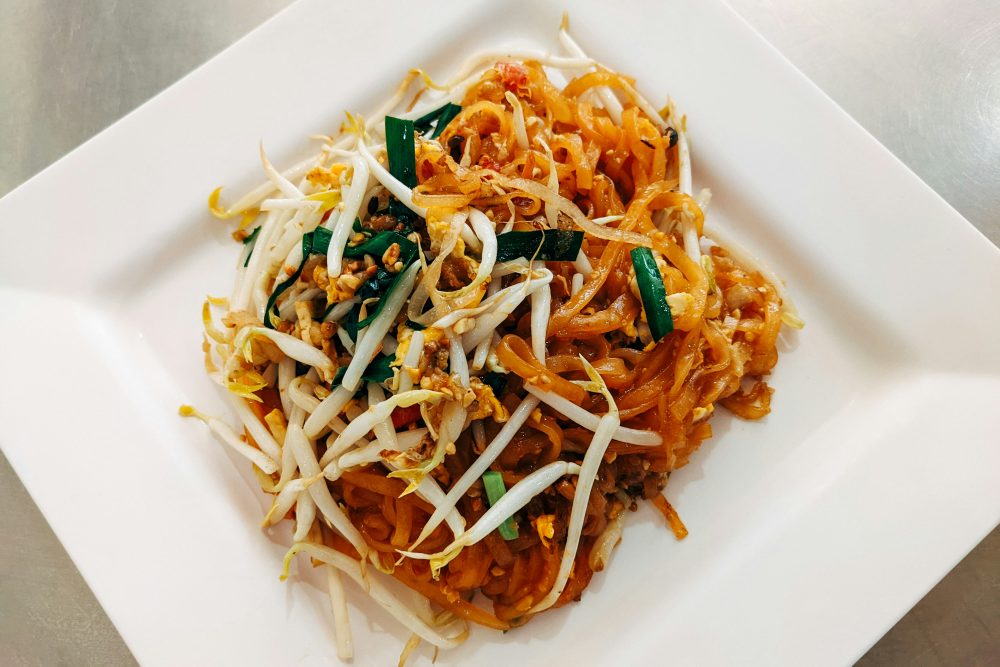
#> input picture pad thai.jpg, 3999 x 2666 px, given in place of 390-데코-가-지금.png, which was not available (shown at 1/4 size)
$ python '_판-여백전후-0901.py' ../.. ../../tteokguk.jpg ../../tteokguk.jpg
#> lines starting #> are read from the running program, lines starting #| are printed output that depends on the picture; pictures that were not available may be replaced by others from this repository, and a replacement may not be noted
#!/usr/bin/env python3
# 🗄 서랍 «여백» 전 ↔ 후를 나란히 붙인다 — 창업자가 폰에서 한눈에 보게.
#
# 📮 창업자 = 「아직도 여백이 너무 많아보여.」
#    ⛔ 숫자로 「42px 이 됐다」라고만 말하면 창업자는 그게 얼마나인지 모른다(2026-09-01 교훈).
#       그래서 «같은 화면 두 장»을 붙여서 보여준다.
#
# ⚠️ 두 장은 deviceScaleFactor 2 로 찍혀서 **그림 픽셀 = CSS 픽셀 × 2** 다.
#    빨간 선 자리를 잴 때 이걸 잊으면 두 배로 틀린다(2026-09-01 에 한 번 틀렸다).
#
# 쓰는 법 = python3 scripts/_판-여백전후-0901.py <전 폴더> <후 폴더> <낼 파일>
import sys
from PIL import Image, ImageDraw

전, 후, 낼 = sys.argv[1], sys.argv[2], sys.argv[3]
파일 = '390-데코-가-지금.png'

왼 = Image.open(f'{전}/{파일}').convert('RGB')
#> 왼 is the input picture: PIL image 3999x2666 RGB; mean R, G, B 194.6, 174.3, 149.5
오 = Image.open(f'{후}/{파일}').convert('RGB')
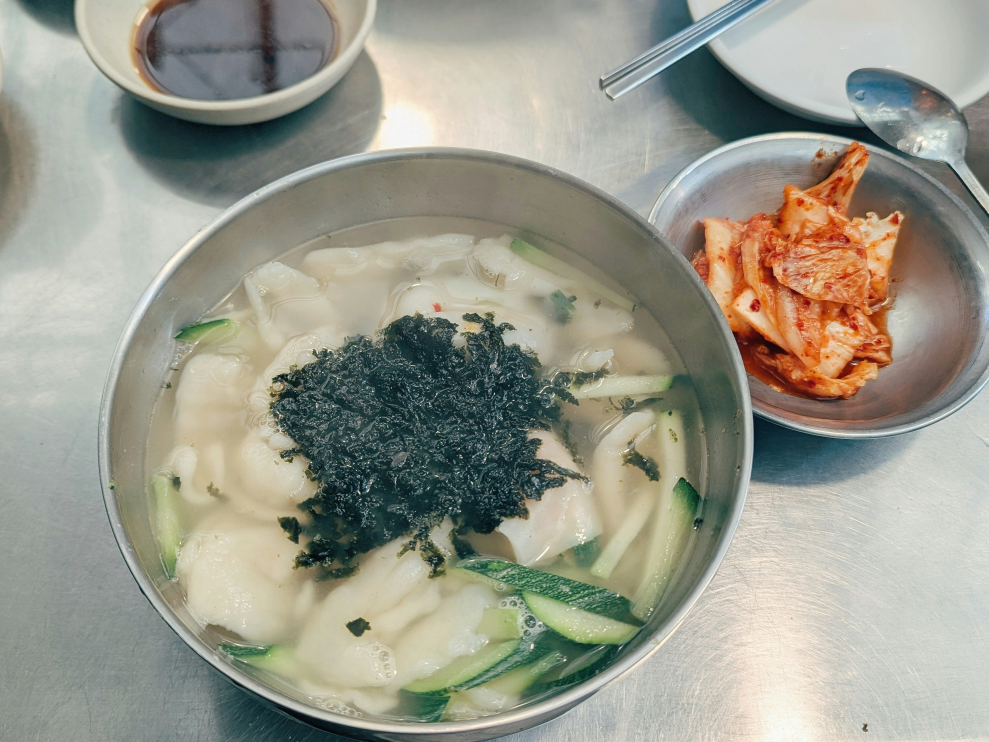
#> input picture tteokguk.jpg, 2966 x 2226 px, given in place of 390-데코-가-지금.png, which was not available (shown at 1/3 size)
#> 오 is the input picture: PIL image 2966x2226 RGB; mean R, G, B 153.7, 153.5, 140.1

띠 = 64          # 이름표 띠 높이(그림 픽셀)
틈 = 24
폭 = 왼.width + 틈 + 오.width
#> 폭 = 6989
높 = 띠 + max(왼.height, 오.height)
#> 높 = 2730

판 = Image.new('RGB', (폭, 높), (246, 244, 240))
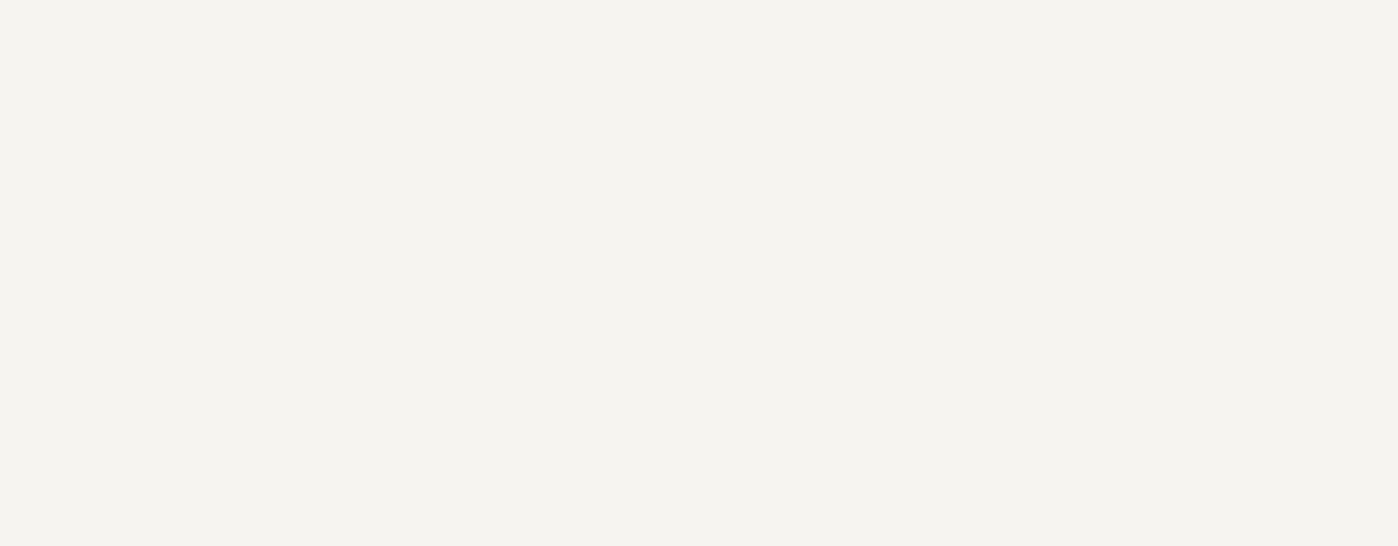
#> 판: PIL image 6989x2730 RGB (shown at 1/5 size); mean R, G, B 246, 244, 240
판.paste(왼, (0, 띠))
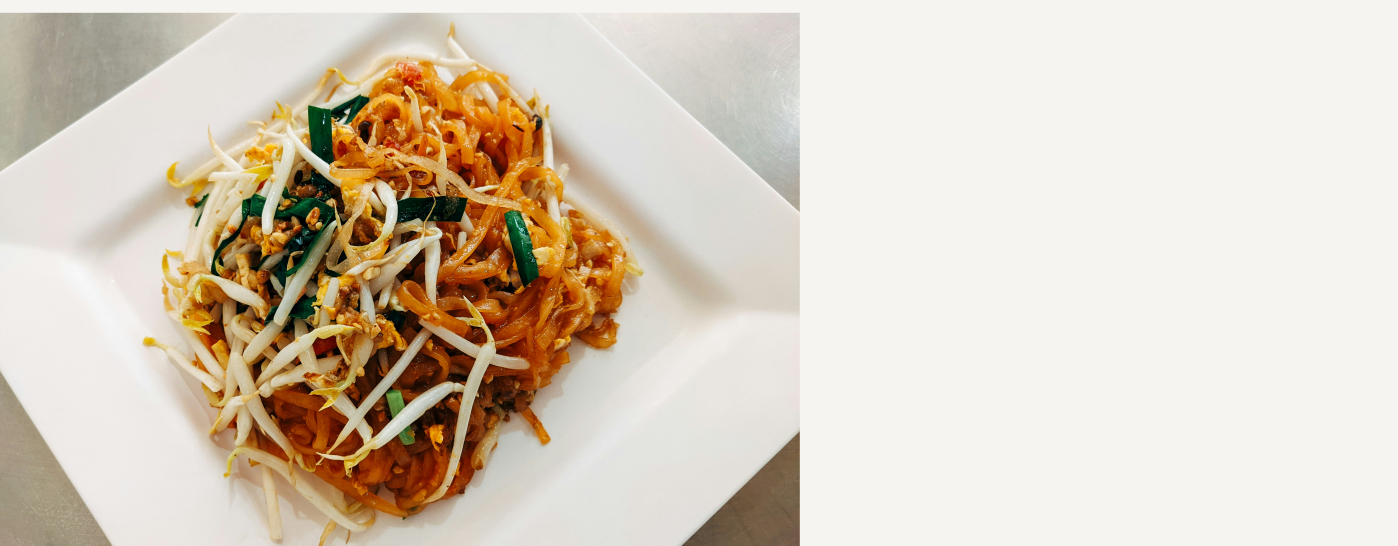
#> 판: PIL image 6989x2730 RGB (shown at 1/5 size); mean R, G, B 217.3, 205.1, 189.4
판.paste(오, (왼.width + 틈, 띠))
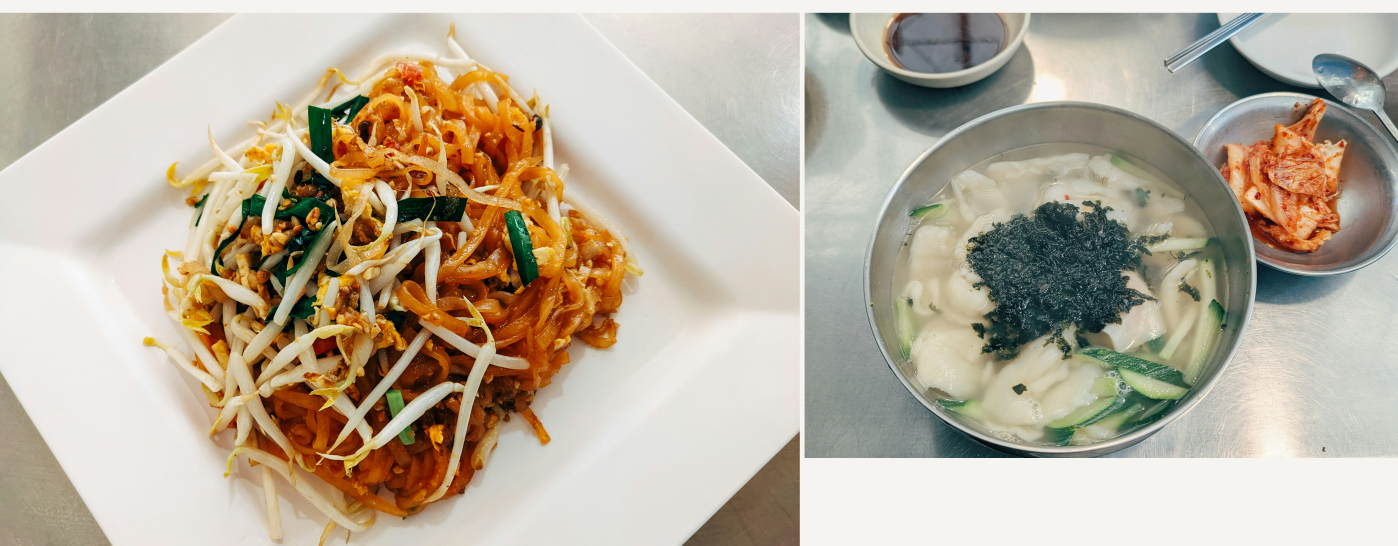
#> 판: PIL image 6989x2730 RGB (shown at 1/5 size); mean R, G, B 185.3, 173.7, 154.9

d = ImageDraw.Draw(판)
d.text((14, 20), 'BEFORE  head 58px', fill=(150, 60, 60))
d.text((왼.width + 틈 + 14, 20), 'AFTER  head 42px', fill=(50, 110, 70))

# 머리(손잡이＋모드 줄)가 끝나는 자리에 선 — CSS px × 2
for 이미지x, 머리 in ((0, 58), (왼.width + 틈, 42)):
    y = 띠 + 머리 * 2
    d.line([(이미지x, y), (이미지x + 왼.width, y)], fill=(215, 70, 70), width=3)

판.save(낼)
print(f'✅ {낼}  ({판.width}×{판.height})')
#| ✅ ../../tteokguk.jpg  (6989×2730)
